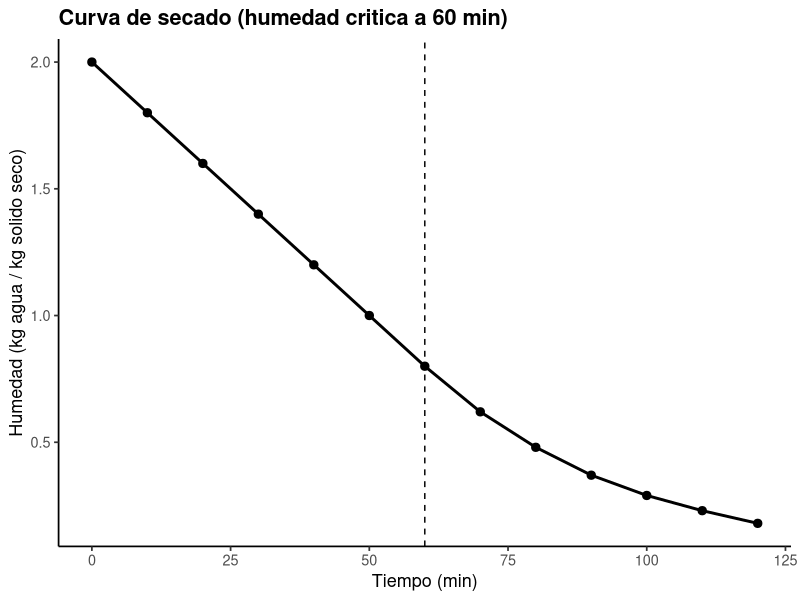
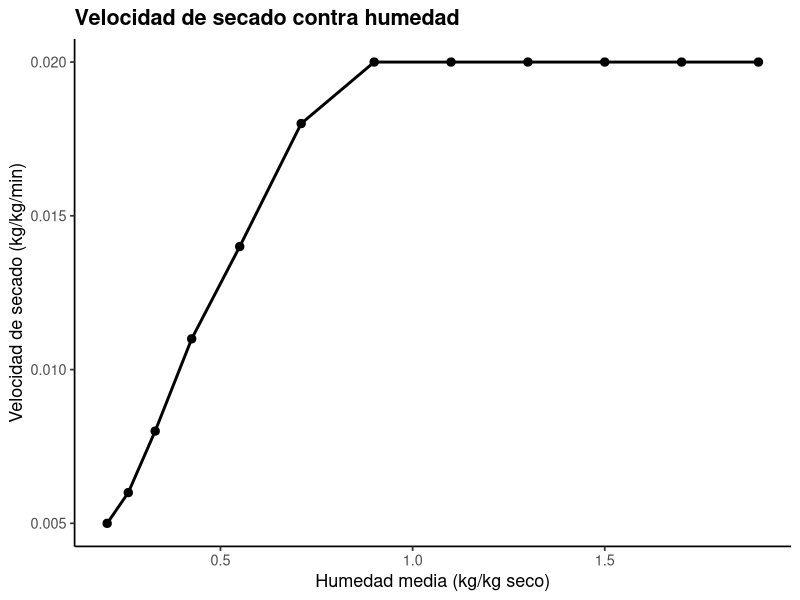
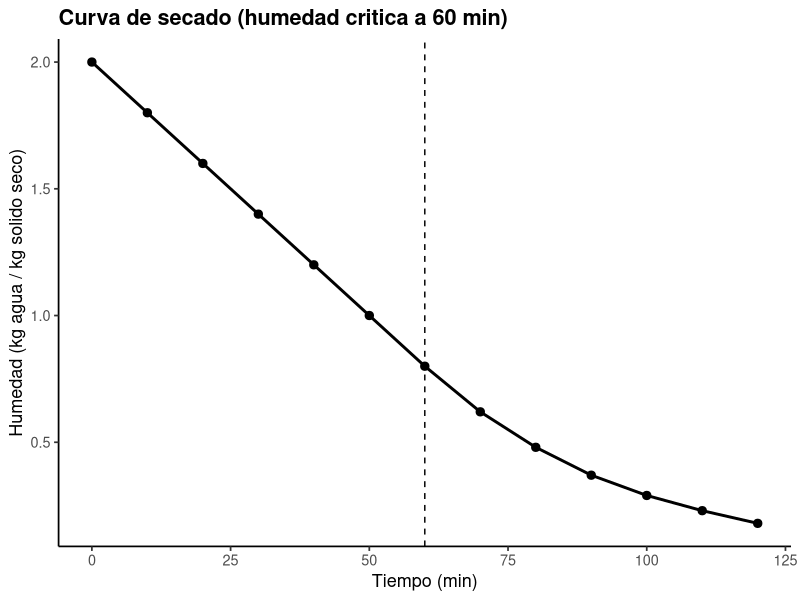
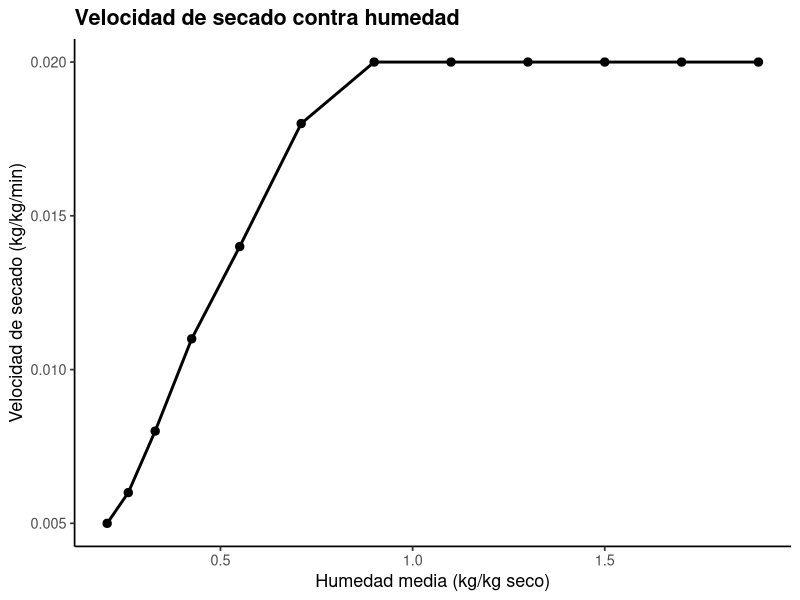

R code for these plots, in order:
# ==========================================================================
# 08. Secado: curva de secado y velocidad de secado
# ==========================================================================
# Autor: Dr. Jose Juan Torres Martinez
# Docente de Ciencias Quimicas
# Universidad Autonoma de San Luis Potosi (UASLP)
# Mexico
#
# Material academico para estudiantes
# Serie "Bioseparaciones" - Teoria, Unidad 8. Secado
#
# Descripcion: Recorrido por la planta, octava y ultima parada de la linea: el secador. Aqui se calcula la velocidad de secado como -dX/dt a partir de la humedad medida contra el tiempo, se identifica la humedad critica donde termina el periodo de velocidad constante, y se calcula el calor para evaporar el agua retirada con el calor latente de vaporizacion. Lo que se aprende aqui dice cuanto tarda el secado y cuanto calor debe aportar el secador.
#
# Objetivos de aprendizaje:
#   - Calcular la velocidad de secado a partir de datos de humedad.
#   - Identificar la humedad critica y los dos periodos de secado.
#   - Calcular el calor necesario para evaporar el agua retirada.

# Datos: datos_secado.csv (humedad en base seca medida contra tiempo).
# Recorrido: llegamos al secador con el producto purificado de las paradas anteriores. Primera parada: la velocidad de secado a partir de la curva de humedad. Segunda parada: el calor para evaporar el agua retirada. En cada parada medimos, calculamos y comentamos que significa el resultado, y aqui cerramos el recorrido por la linea completa.
# ==========================================================================

library(tidyverse)

# --------------------------------------------------------------------------
# Parada 1. Leer los datos y calcular la velocidad de secado
# --------------------------------------------------------------------------
# Estamos frente al secador con el producto adentro. Medimos la humedad contra el tiempo y calculamos la velocidad de secado por diferencias entre mediciones consecutivas: esa velocidad dice si el secado va en el periodo constante o si ya manda el agua interna.
# Velocidad de secado R = -dX/dt, calculada por diferencias entre
# mediciones consecutivas de humedad X contra tiempo t.
datos <- read_csv("datos_secado.csv", show_col_types = FALSE)

velocidad <- datos %>%
  mutate(
    velocidad_kg_kg_min =
      -c(NA, diff(humedad_kg_kg_seco)) / c(NA, diff(tiempo_min)),
    humedad_media =
      c(NA, (humedad_kg_kg_seco[-1] + humedad_kg_kg_seco[-n()]) / 2)
  ) %>%
  filter(!is.na(velocidad_kg_kg_min))

print(velocidad)

# Aqui buscamos la humedad critica, donde termina el periodo de velocidad constante.
# Humedad critica: la humedad media del ultimo intervalo con velocidad
# todavia cercana a la velocidad constante inicial.
velocidad_constante <- velocidad %>%
  filter(tiempo_min <= 60) %>%
  summarise(v = mean(velocidad_kg_kg_min)) %>%
  pull(v)
print(tibble(velocidad_constante_kg_kg_min = velocidad_constante))

# --------------------------------------------------------------------------
# Parada 2. Calor para evaporar el agua retirada
# --------------------------------------------------------------------------
# Seguimos en el secador: ahora calculamos cuanta agua se retiro por kg de solido seco y cuanto calor hace falta para evaporarla con el calor latente.
# Agua retirada por kg de solido seco: X inicial - X final.
# Calor latente de vaporizacion del agua: 2257 kJ/kg.
agua_retirada <- first(datos$humedad_kg_kg_seco) -
  last(datos$humedad_kg_kg_seco)
calor_kj_por_kg_seco <- agua_retirada * 2257
print(tibble(
  agua_retirada_kg_por_kg_seco = agua_retirada,
  calor_kj_por_kg_seco = calor_kj_por_kg_seco
))

# --------------------------------------------------------------------------
# Parada 3. Grafica 1: humedad contra tiempo
# --------------------------------------------------------------------------
# Graficamos la curva de secado: la humedad contra el tiempo, con la linea punteada a los 60 min donde termina el periodo de velocidad constante.
grafica_x <- ggplot(
  datos,
  aes(x = tiempo_min, y = humedad_kg_kg_seco)
) +
  geom_vline(xintercept = 60, linetype = "dashed") +
  geom_line(linewidth = 1) +
  geom_point(size = 2.5) +
  labs(
    x = "Tiempo (min)",
    y = "Humedad (kg agua / kg solido seco)",
    title = "Curva de secado (humedad critica a 60 min)"
  ) +
  theme_classic(base_size = 13) +
  theme(plot.title = element_text(face = "bold"))

print(grafica_x)

# --------------------------------------------------------------------------
# Parada 4. Grafica 2: velocidad de secado contra humedad
# --------------------------------------------------------------------------
# Seguimos a la segunda grafica: la velocidad de secado contra la humedad media, donde se ven los dos periodos del secado.
grafica_r <- ggplot(
  velocidad,
  aes(x = humedad_media, y = velocidad_kg_kg_min)
) +
  geom_line(linewidth = 1) +
  geom_point(size = 2.5) +
  labs(
    x = "Humedad media (kg/kg seco)",
    y = "Velocidad de secado (kg/kg/min)",
    title = "Velocidad de secado contra humedad"
  ) +
  theme_classic(base_size = 13) +
  theme(plot.title = element_text(face = "bold"))

print(grafica_r)

# --------------------------------------------------------------------------
# 5. Exportar las graficas
# --------------------------------------------------------------------------
# Antes de salir del secador guardamos las dos graficas del recorrido.
ggsave("08_curva_secado.png", grafica_x,
       width = 18, height = 12, units = "cm", dpi = 300)
ggsave("08_velocidad_secado.png", grafica_r,
       width = 18, height = 12, units = "cm", dpi = 300)

# --------------------------------------------------------------------------
# Interpretacion
# --------------------------------------------------------------------------
# Grafica 1 (humedad contra tiempo): el eje x es el tiempo en min y el eje y es la humedad en kg de agua por kg de solido seco.
# - La humedad baja lineal hasta los 60 min y luego cada vez mas lento: el periodo de velocidad constante termina en la humedad critica. Esto significa que despues de los 60 min el secado lo manda el agua interna y ya no la superficie, y por eso lo siguiente es dar mas tiempo o mas calor para terminar el secado.
# Grafica 2 (velocidad de secado contra humedad): el eje x es la humedad media en kg/kg seco y el eje y es la velocidad de secado en kg/kg/min.
# - La velocidad de secado es constante mientras la superficie sigue mojada y cae cuando el agua interna manda en el proceso. Esto significa que la humedad critica marca el cambio de regimen, y el diseno del secador debe cubrir los dos periodos.

# --------------------------------------------------------------------------
# Que aprendimos
# --------------------------------------------------------------------------
# - La velocidad de secado se calcula por diferencias a partir de la curva medida, sin suponer su forma.
# - Con el agua retirada y el calor latente se calcula el calor que debe aportar el secador.
# Terminamos el recorrido en el secador, ultima parada de la linea: el producto sale seco y listo para guardarse. Aqui se cierra el recorrido completo por la planta, desde la caracterizacion de la materia prima hasta el producto final.
